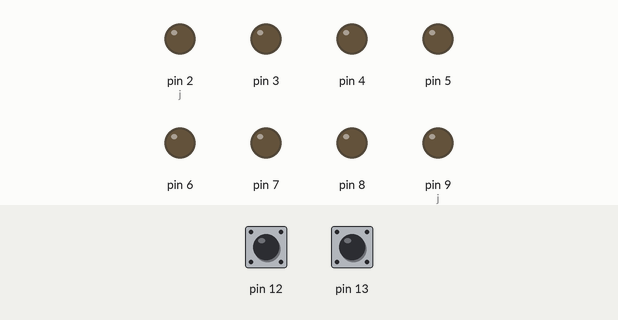
Simulated run of this sketch. Board: Arduino Uno, built with avr-gcc and run on an emulated ATmega328P. On the bench: output pins drawn as LEDs (lit = HIGH). The inputs (shaded band) are chosen by the test bench; at power-on: pin 12 HIGH, pin 13 HIGH.

Above: at 1.2 s.
1.3 s: pin 12 pulled LOW for 0.15 s
At 2.1 s:
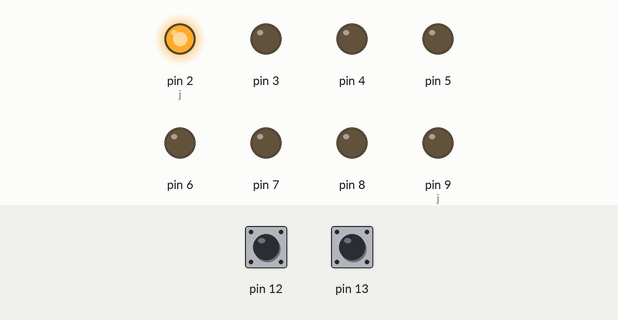
4.4 s: pin 13 pulled LOW for 0.15 s
At 5.04 s:
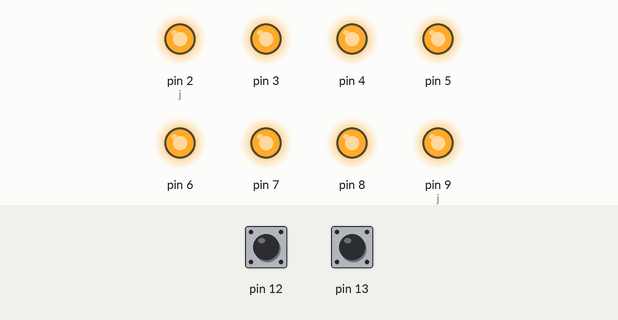
7.5 s: pin 12 pulled LOW for 1 s
At 9.74 s:
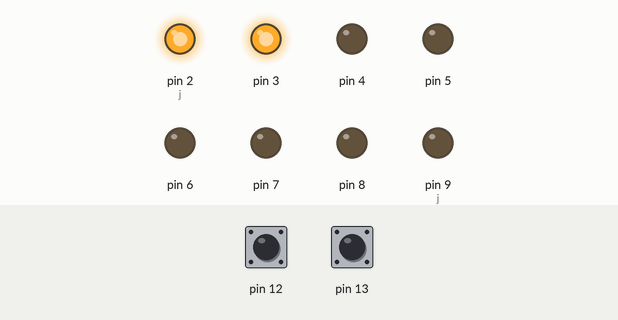
14.5 s: pin 12 pulled LOW for 3.2 s
At 17.5 s:
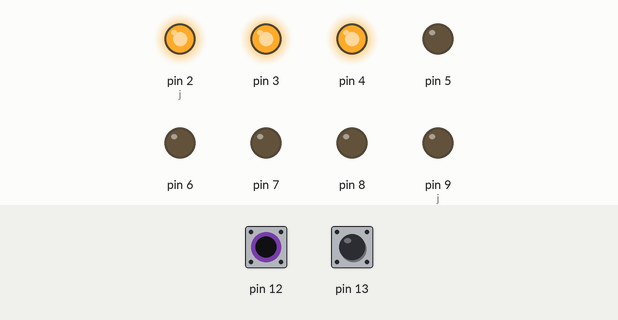
19.2 s: pin 12 driven LOW and pin 13 driven LOW
At 19.9 s:
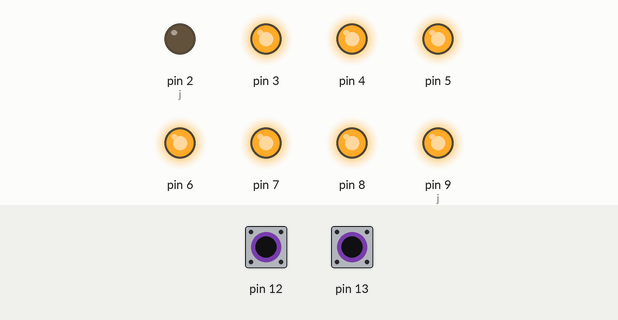
22.2 s: pin 12 driven HIGH
At 25.65 s:
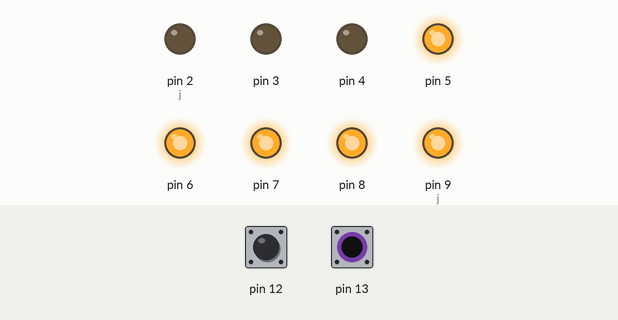
Timing chart, 0 to 26.2 s (numbered marks = the images above; inputs shaded):
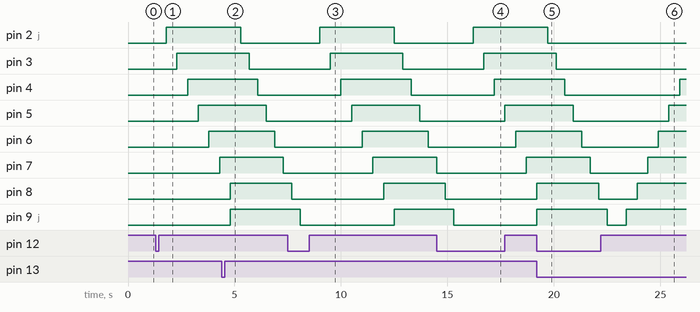

Measured:
- after the input at 1.3 s, pin 2 (j): LOW → HIGH after 0.50 s; pin 3: LOW → HIGH after 1.0 s; pin 4: LOW → HIGH after 1.5 s; pin 5: LOW → HIGH after 2.0 s; pin 6: LOW → HIGH after 2.5 s
- after the input at 4.4 s, pin 9 (j): LOW → HIGH after 0.40 s instead of 0.90 s
- after the input at 7.5 s, pin 2 (j): LOW → HIGH after 1.5 s, → LOW 3.5 s later; pin 3: LOW → HIGH after 2.0 s, → LOW 3.4 s later; pin 4: LOW → HIGH after 2.5 s, → LOW 3.3 s later; pin 5: LOW → HIGH after 3.0 s, → LOW 3.2 s later; pin 6: LOW → HIGH after 3.5 s, → LOW 3.1 s later
- after the input at 14.5 s, pin 2 (j): LOW → HIGH after 1.7 s; pin 3: LOW → HIGH after 2.2 s; pin 4: LOW → HIGH after 2.7 s; pin 5: LOW → HIGH after 3.2 s; pin 6: LOW → HIGH after 3.7 s
- after the input at 19.2 s, pin 9 (j): LOW → HIGH after 0.00 s instead of 0.50 s
- after the input at 22.2 s, pin 2 (j): stays LOW (without the input it goes to HIGH after 1.2 s); pin 3: stays LOW (without the input it goes to HIGH after 1.7 s); pin 4: LOW → HIGH after 3.7 s instead of 2.2 s; pin 5: LOW → HIGH after 3.2 s instead of 2.7 s

The sketch:

stairController.ino
```cpp
 unsigned long czas = 0;
 unsigned long roznica = 0;
 unsigned long aktualny = 0;

void setup() {
 pinMode(2,OUTPUT);
 pinMode(3,OUTPUT);
 pinMode(4,OUTPUT);
 pinMode(5,OUTPUT);
 pinMode(6,OUTPUT);
 pinMode(7,OUTPUT);
 pinMode(8,OUTPUT);
 pinMode(9,OUTPUT);
 pinMode(12,INPUT_PULLUP);
 pinMode(13,INPUT_PULLUP);
}


void fromDown()
  {
    int j=0;
    boolean f = false;
    for(int i = 2; i < 10; i++)
    {
      czas = millis();
      roznica = 0;
      while(roznica < 500UL)
      {
        aktualny = millis();
        roznica = aktualny - czas;
        if(digitalRead(13) == LOW && f == false)
        {
            j=9;
            f= true;
        }
      }

      if(j!=0)
      {
        digitalWrite(j,HIGH);
        j--;
      }
      digitalWrite(i,HIGH);

    }
    for(int i = 2; i < 10; i++)
    {
      digitalWrite(i,LOW);
      delay(400);
    }
  }

void fromUp()
  {
    int j=0;;
    boolean f = false;
    for(int i = 9; i > 1; i--)
    {
      czas = millis();
      roznica = 0;
      while(roznica < 500UL)
      {
        aktualny = millis();
        roznica = aktualny - czas;
        if(digitalRead(12) == LOW && f == false)
        {
            j=2;
            f= true;
        }
      }

      if(j!=0)
      {
        digitalWrite(j,HIGH);
        j++;
      }
      digitalWrite(i,HIGH);

    }
    for(int i = 9; i > 1; i--)
    {
      digitalWrite(i,LOW);
      delay(400);
    }
  }


void loop() {

  if(digitalRead(12) == LOW)
  {
      fromDown();
  }
  if(digitalRead(13) == LOW)
  {
      fromUp();
  }

}
```
